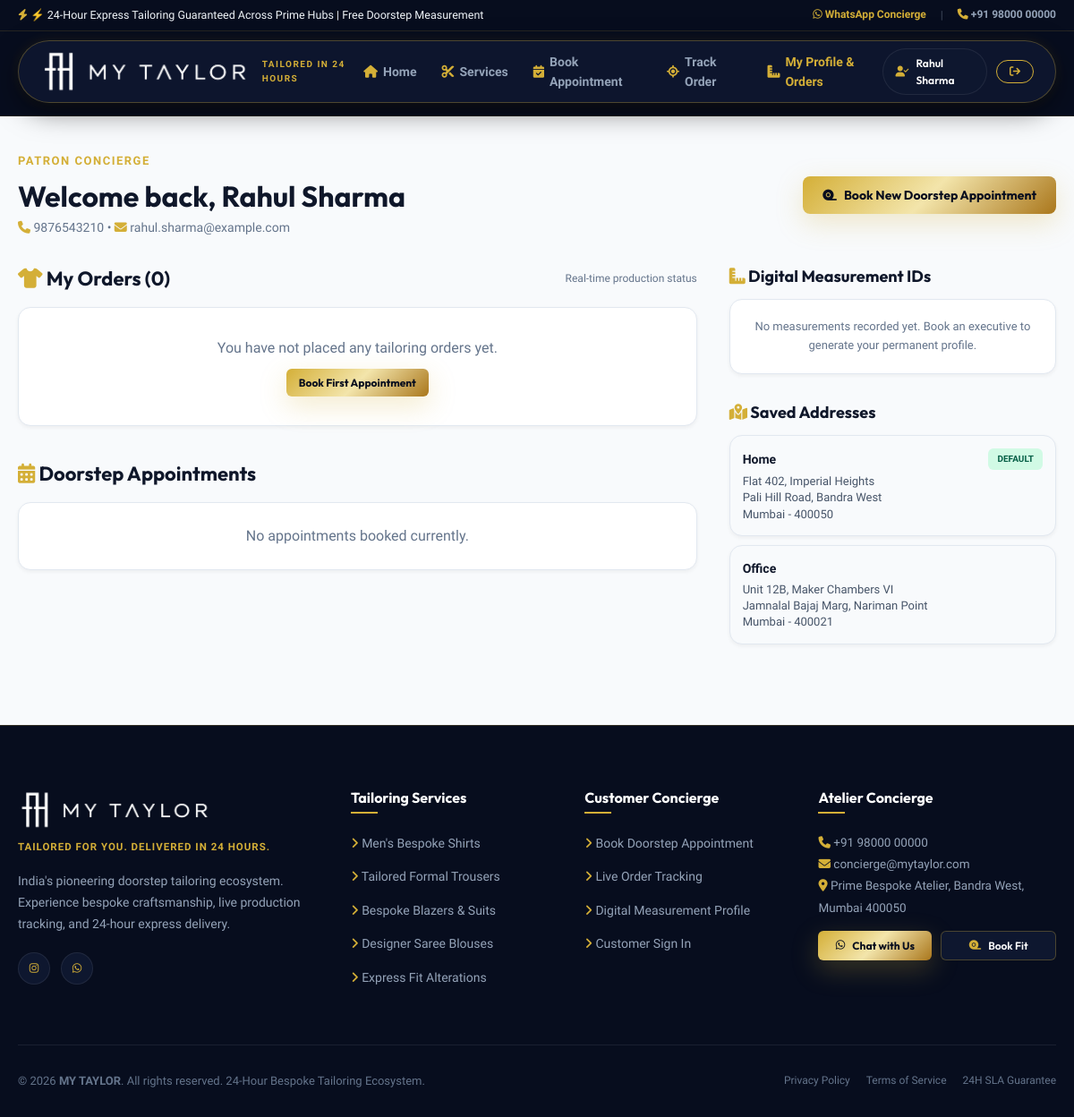
Screenshot of /dashboard.php (signed in) with the database file from the repository.
### tables this page shows
CREATE TABLE IF NOT EXISTS `addresses` (
  `id` INT AUTO_INCREMENT PRIMARY KEY,
  `user_id` INT NOT NULL,
  `title` VARCHAR(50) DEFAULT 'Home',  
  `house_no` VARCHAR(100) NOT NULL,
  `building` VARCHAR(150) DEFAULT NULL,
  `street` VARCHAR(150) NOT NULL,
  `area` VARCHAR(150) NOT NULL,
  `landmark` VARCHAR(150) DEFAULT NULL,
  `city` VARCHAR(100) NOT NULL DEFAULT 'Mumbai',
  `state` VARCHAR(100) NOT NULL DEFAULT 'Maharashtra',
  `pincode` VARCHAR(10) NOT NULL,
  `latitude` DECIMAL(10, 8) DEFAULT NULL,
  `longitude` DECIMAL(11, 8) DEFAULT NULL,
  `is_default` TINYINT(1) DEFAULT 0,
  `created_at` TIMESTAMP DEFAULT CURRENT_TIMESTAMP,
  FOREIGN KEY (`user_id`) REFERENCES `users`(`id`) ON DELETE CASCADE
);

### includes/auth.php (called while the page is built, shortened)
<?php
require_once __DIR__ . '/../config/config.php';
function getCurrentUser() {
    if (isset($_SESSION['myt_user_id'])) {
        return [
            'id'     => $_SESSION['myt_user_id'],
            'name'   => $_SESSION['myt_user_name'] ?? 'User',
            'email'  => $_SESSION['myt_user_email'] ?? '',
            'mobile' => $_SESSION['myt_user_mobile'] ?? '',
            'role'   => $_SESSION['myt_user_role'] ?? 'customer'
        ];
    }
    return null;
}

### config/config.php (called while the page is built, shortened)
<?php
function e($str) {
    return htmlspecialchars((string)$str, ENT_QUOTES, 'UTF-8');
}

### dashboard.php (the view, shortened to what this page needs)
<?php
require_once __DIR__ . '/includes/header.php';
$currentUser = getCurrentUser();
$pdo = getDbConnection();
$userId = $currentUser['id'];
$ordersStmt = $pdo->prepare("
  SELECT o.*, s.name as service_name, s.category as service_category,
         f.name as fabric_name, a.street, a.city, a.pincode
  FROM `orders` o
  JOIN `services` s ON o.service_id = s.id
  LEFT JOIN `fabrics` f ON o.fabric_id = f.id
  JOIN `addresses` a ON o.delivery_address_id = a.id
  WHERE o.customer_id = ?
  ORDER BY o.id DESC
");
$ordersStmt->execute([$userId]);
$orders = $ordersStmt->fetchAll();
$aptStmt = $pdo->prepare("
  SELECT a.*, s.name as service_name, u.name as exec_name
  FROM `appointments` a
  JOIN `services` s ON a.service_id = s.id
  LEFT JOIN `users` u ON a.executive_id = u.id
  WHERE a.customer_id = ?
  ORDER BY a.id DESC
");
$aptStmt->execute([$userId]);
$appointments = $aptStmt->fetchAll();
$measStmt = $pdo->prepare("
  SELECT * FROM `measurements` WHERE `customer_id` = ? ORDER BY `id` DESC
");
$measStmt->execute([$userId]);
$measurements = $measStmt->fetchAll();
$addrStmt = $pdo->prepare("
  SELECT * FROM `addresses` WHERE `user_id` = ? ORDER BY `is_default` DESC, `id` DESC
");
$addrStmt->execute([$userId]);
$addresses = $addrStmt->fetchAll();
?>
<div class="container" style="padding: 40px 20px 80px;">
  <div style="display:flex; justify-content:space-between; align-items:center; margin-bottom:32px; flex-wrap:wrap; gap:16px;">
    <div>
      <span class="section-tag">Patron Concierge</span>
      <h1 style="font-size:32px; color:#0F172A; margin:0;">Welcome back, <?= e($currentUser['name']) ?></h1>
      <p style="color:var(--text-muted); font-size:14px; margin:4px 0 0;">
        <i class="fa-solid fa-phone text-gold"></i> <?= e($currentUser['mobile']) ?> • <i class="fa-solid fa-envelope text-gold"></i> <?= e($currentUser['email']) ?>
      </p>
    </div>
    <div style="display:flex; gap:12px;">
      <a href="<?= APP_URL ?>/book.php" class="btn btn-gold"><i class="fa-solid fa-tape"></i> Book New Doorstep Appointment</a>
    </div>
  </div>
  <div class="grid-2" style="grid-template-columns: 1.35fr 0.65fr; gap:36px;">
    <div>
      <div style="margin-bottom:40px;">
        <div style="display:flex; justify-content:space-between; align-items:center; margin-bottom:18px;">
          <h2 style="font-size:22px; color:#0F172A;"><i class="fa-solid fa-shirt text-gold"></i> My Orders (<?= count($orders) ?>)</h2>
          <span style="font-size:12px; color:var(--text-muted);">Real-time production status</span>
        </div>
        <?php if (empty($orders)): ?>
          <div class="card" style="text-align:center; padding:32px;">
            <p style="color:var(--text-muted);">You have not placed any tailoring orders yet.</p>
            <a href="<?= APP_URL ?>/book.php" class="btn btn-gold btn-sm" style="margin-top:10px;">Book First Appointment</a>
          </div>
        <?php endif; ?>
      </div>
      <div>
        <h2 style="font-size:22px; color:#0F172A; margin-bottom:18px;"><i class="fa-solid fa-calendar-days text-gold"></i> Doorstep Appointments</h2>
        <?php if (empty($appointments)): ?>
          <div class="card" style="text-align:center; padding:24px;">
            <p style="color:var(--text-muted); margin:0;">No appointments booked currently.</p>
          </div>
        <?php endif; ?>
      </div>
    </div>
    <div>
      <div style="margin-bottom:32px;">
        <div style="display:flex; justify-content:space-between; align-items:center; margin-bottom:14px;">
          <h3 style="font-size:18px; color:#0F172A;"><i class="fa-solid fa-ruler-combined text-gold"></i> Digital Measurement IDs</h3>
        </div>
        <?php if (empty($measurements)): ?>
          <div class="card" style="text-align:center; padding:20px; font-size:13px; color:var(--text-muted);">
            No measurements recorded yet. Book an executive to generate your permanent profile.
          </div>
        <?php endif; ?>
      </div>
      <div>
        <h3 style="font-size:18px; color:#0F172A; margin-bottom:14px;"><i class="fa-solid fa-map-location-dot text-gold"></i> Saved Addresses</h3>
        <?php foreach ($addresses as $a): ?>
          <div class="card" style="margin-bottom:10px; padding:14px; background:#F8FAFC;">
            <div style="display:flex; justify-content:space-between; align-items:center; margin-bottom:4px;">
              <strong style="font-size:14px; color:#0F172A;"><?= e($a['title']) ?></strong>
              <?php if ($a['is_default']): ?>
                <span class="badge-status badge-emerald" style="font-size:10px;">Default</span>
              <?php endif; ?>
            </div>
            <p style="font-size:13px; color:#475569; margin:0; line-height:1.4;">
              <?= e($a['house_no']) ?>, <?= e($a['building']) ?><br>
              <?= e($a['street']) ?>, <?= e($a['area']) ?><br>
              <?= e($a['city']) ?> - <?= e($a['pincode']) ?>
            </p>
          </div>
        <?php endforeach; ?>
      </div>
    </div>
  </div>
</div>
<?php require_once __DIR__ . '/includes/footer.php'; ?>

### assets/css/style.css (style rules this page uses)
:root { --font-primary: 'Plus Jakarta Sans', -apple-system, BlinkMacSystemFont, sans-serif; --font-heading: 'Outfit', sans-serif; --font-luxury: 'Playfair Display', Georgia, serif; --bg-primary: #070D1E; --bg-secondary: #0E172F; --bg-card: #141F3C; --bg-card-hover: #1A284D; --bg-light: #F8FAFC; --bg-light-card: #FFFFFF; --text-main: #0F172A; --text-muted: #64748B; --text-light: #F1F5F9; --text-light-muted: #94A3B8; --gold-primary: #D4AF37; --gold-hover: #B89628; --gold-light: #F7E7CE; --gold-gradient: linear-gradient(135deg, #D4AF37 0%, #F3E5AB 50%, #AA771C 100%); --gold-glow: 0 0 25px rgba(212, 175, 55, 0.35); --accent-blue: #2563EB; --accent-cyan: #06B6D4; --accent-emerald: #10B981; --accent-amber: #F59E0B; --accent-rose: #EF4444; --accent-purple: #8B5CF6; --border-dark: rgba(212, 175, 55, 0.2); --border-subtle: rgba(255, 255, 255, 0.08); --border-light: #E2E8F0; --radius-sm: 8px; --radius-md: 14px; --radius-lg: 20px; --radius-full: 9999px; --shadow-sm: 0 2px 4px rgba(0, 0, 0, 0.05); --shadow-md: 0 10px 25px -5px rgba(0, 0, 0, 0.1), 0 8px 10px -6px rgba(0, 0, 0, 0.1); --shadow-lg: 0 20px 35px -5px rgba(0, 0, 0, 0.25); --shadow-gold: 0 10px 30px rgba(212, 175, 55, 0.25); --transition: all 0.25s cubic-bezier(0.4, 0, 0.2, 1); }
* { margin: 0; padding: 0; box-sizing: border-box; }
html { scroll-behavior: smooth; overflow-x: hidden; max-width: 100vw; }
body { font-family: var(--font-primary); background-color: var(--bg-light); color: var(--text-main); line-height: 1.6; -webkit-font-smoothing: antialiased; overflow-x: hidden; width: 100%; max-width: 100vw; }
h1, h2, h3, h4, h5, h6 { font-family: var(--font-heading); font-weight: 700; color: inherit; line-height: 1.25; }
.text-gold { color: var(--gold-primary) !important; }
.container { width: 100%; max-width: 1240px; margin: 0 auto; padding: 0 20px; }
.btn { display: inline-flex; align-items: center; justify-content: center; gap: 8px; padding: 10px 22px; font-size: 14px; font-weight: 600; border-radius: var(--radius-sm); text-decoration: none; cursor: pointer; transition: var(--transition); border: 1px solid transparent; font-family: var(--font-heading); }
.btn-gold { background: var(--gold-gradient); color: #070D1E; font-weight: 700; box-shadow: var(--shadow-gold); border: none; }
.btn-sm { padding: 6px 14px; font-size: 12px; border-radius: 6px; }
.badge-emerald { background: #D1FAE5; color: #065F46; }
.badge-status { display: inline-flex; align-items: center; padding: 4px 10px; border-radius: 6px; font-size: 11px; font-weight: 700; text-transform: uppercase; }
.section-tag { color: var(--gold-primary); font-size: 13px; font-weight: 700; letter-spacing: 1.5px; text-transform: uppercase; display: block; margin-bottom: 8px; }
.grid-2 { display: grid; grid-template-columns: repeat(2, 1fr); gap: 30px; }
.card { background: var(--bg-light-card); border-radius: var(--radius-md); border: 1px solid var(--border-light); padding: 26px; box-shadow: var(--shadow-sm); transition: var(--transition); }

### rows the page displays
addresses: title "Home", is_default "DEFAULT", house_no "Flat 402", building "Imperial Heights", street "Pali Hill Road", area "Bandra West", city "Mumbai", pincode "400050"
addresses: title "Office", house_no "Unit 12B", building "Maker Chambers VI", street "Jamnalal Bajaj Marg", area "Nariman Point", city "Mumbai", pincode "400021"

### other values shown
$topAnnouncement "⚡ 24-Hour Express Tailoring Guaranteed Across Prime Hubs | Free Doorstep Measurement"
$supportPhone "+91 98000 00000"
$currentUser['name'] "Rahul Sharma"
$currentUser['mobile'] "9876543210"
$currentUser['email'] "rahul.sharma@example.com"
count($orders) "0"
getSetting('company_phone', '+91 98000 00000') "+91 98000 00000"
getSetting('company_email', 'concierge@mytaylor.com') "concierge@mytaylor.com"
